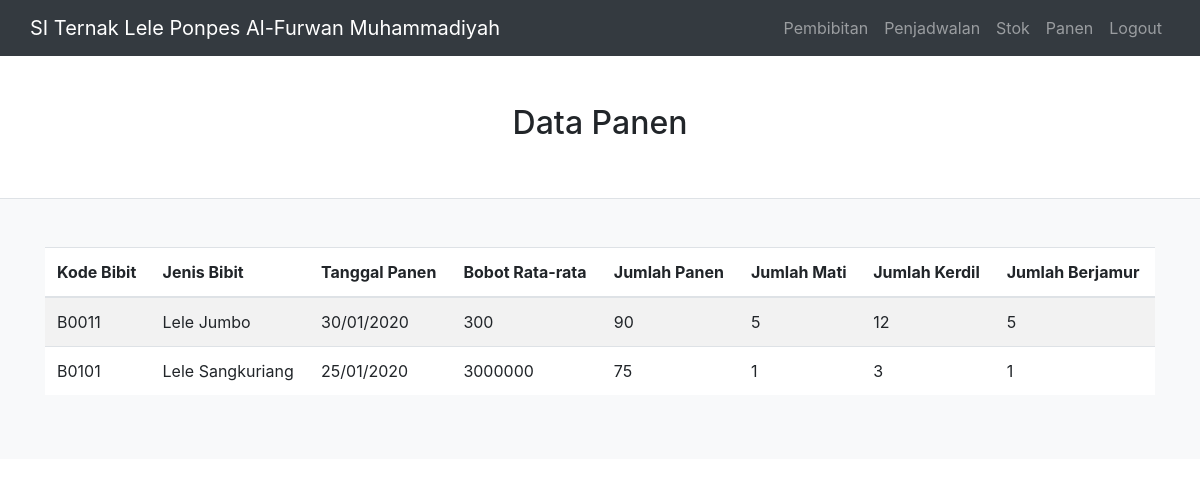
/public/admin_panen (signed in), run on the app's committed database.
### tables this page shows
CREATE TABLE `panen` (
  `kode_panen` int(5) NOT NULL,
  `kode_bibit` varchar(10) NOT NULL,
  `tgl_panen` date NOT NULL,
  `bobot_ikan` int(5) NOT NULL,
  `jml_panen` int(11) NOT NULL,
  `jml_mati` int(11) NOT NULL,
  `jml_kerdil` int(11) NOT NULL,
  `jml_berjamur` int(11) NOT NULL
);

CREATE TABLE `bibit` (
  `kode_bibit` varchar(5) NOT NULL,
  `tgl_penebaran_bibit` date NOT NULL,
  `jenis_bibit` varchar(30) NOT NULL,
  `jumlah_bibit` int(5) NOT NULL,
  `no_kolam` int(2) NOT NULL,
  `status_panen` int(11) NOT NULL
);

### app/core/Controller.php (called while the page is built, shortened)
<?php
class Controller
{
	public function view($view,$data=[])
	{
		require_once '../app/views/' . $view.'.php';
	}
	public function model($model)
	{
		return new $model;
	}
}

### app/controllers/Admin_Panen.php (called while the page is built, shortened)
<?php
class Admin_Panen extends Controller
{
    public function index()
    {
        $data['judul'] = 'Admin Panen';
        $data['panen'] = $this->model('Pembibitan_model')->getPanen();
        $this->view('panen/admin', $data);
    }
}

### app/core/App.php (called while the page is built, shortened)
<?php
class App
{
	protected $method = 'index';
	protected $params = [];
	public function __construct()
	{
		$this->controller = new $this->controller;
		call_user_func_array([$this->controller, $this->method], $this->params);
	}
}

### public/index.php (called while the page is built, shortened)
<?php
$app=new App;

### app/core/Database.php (called while the page is built, shortened)
<?php
class Database{
	private $host=DB_HOST;
	private $user=DB_USER;
	private $pass=DB_PASS;
	private $db_name=DB_NAME;
	private $dbh;
	private $stmt;
	public function __construct()
	{
		$dsn='mysql:host='.$this->host.';dbname='.$this->db_name;
		$option=[
			PDO::ATTR_PERSISTENT=>
			true,
			PDO::ATTR_ERRMODE=>PDO::ERRMODE_EXCEPTION
		];
		try {
			$this->dbh=new PDO($dsn,$this->user,$this->pass,$option);
		} catch(PDOException $e)
		{
			die($e->getMessage());
		}
	}
	public function query($query)
	{
		$this->stmt=$this->dbh->prepare($query);
	}
	public function execute()
	{
		$this->stmt->execute();
	}
	public function resultSet()
	{
		$this->execute();
		return $this->stmt->fetchAll(PDO::FETCH_ASSOC);
	}
}

### app/models/Pembibitan_model.php (called while the page is built, shortened)
<?php
class Pembibitan_model
{
    private $db;
    public function __construct()
    {
        $this->db = new Database;
    }
    public function getPanen()
    {
        $this->db->query('SELECT * FROM `panen` INNER JOIN `bibit` ON panen.kode_bibit = bibit.kode_bibit');
        return $this->db->resultSet();
    }
}

### app/views/panen/admin.php (the view)
<section class="border-bottom">
    <div class="container">
        <div class="py-5 text-center">
            <h2>Data Panen</h2>
        </div>
    </div>
</section>
<div class="py-5 bg-light" id="nav-profile" role="tabpanel" aria-labelledby="nav-profile-tab">
    <div class="container">
        <div class="row">
            <div class="col-md-12">
                <table class="table table-striped table-hover bg-white">
                    <thead>
                        <tr>
                            <th scope="col">Kode Bibit</th>
                            <th scope="col">Jenis Bibit</th>
                            <th scope="col">Tanggal Panen</th>
                            <th scope="col">Bobot Rata-rata</th>
                            <th scope="col">Jumlah Panen</th>
                            <th scope="col">Jumlah Mati</th>
                            <th scope="col">Jumlah Kerdil</th>
                            <th scope="col">Jumlah Berjamur</th>
                        </tr>
                    </thead>
                    <tbody>
                        <?php
                        foreach ($data['panen'] as $panen) : ?>
                            <tr>
                                <td><?= $panen['kode_bibit'] ?></td>
                                <td><?= $panen['jenis_bibit'] ?></td>
                                <td><?= date('d/m/Y', strtotime($panen['tgl_panen'])) ?></td>
                                <td><?= $panen['bobot_ikan'] ?></td>
                                <td><?= $panen['jml_panen'] ?></td>
                                <td><?= $panen['jml_mati'] ?></td>
                                <td><?= $panen['jml_kerdil'] ?></td>
                                <td><?= $panen['jml_berjamur'] ?></td>
                            </tr>
                        <?php endforeach; ?>
                    </tbody>
                </table>
            </div>
        </div>
    </div>
</div>

### data on the page
panen: kode_bibit.kode_bibit "B0011", kode_bibit.jenis_bibit "Lele Jumbo", tgl_panen "30/01/2020", bobot_ikan "300", jml_panen "90", jml_mati "5", jml_kerdil "12", jml_berjamur "5"
panen: kode_bibit.kode_bibit "B0101", kode_bibit.jenis_bibit "Lele Sangkuriang", tgl_panen "25/01/2020", bobot_ikan "3000000", jml_panen "75", jml_mati "1", jml_kerdil "3", jml_berjamur "1"
